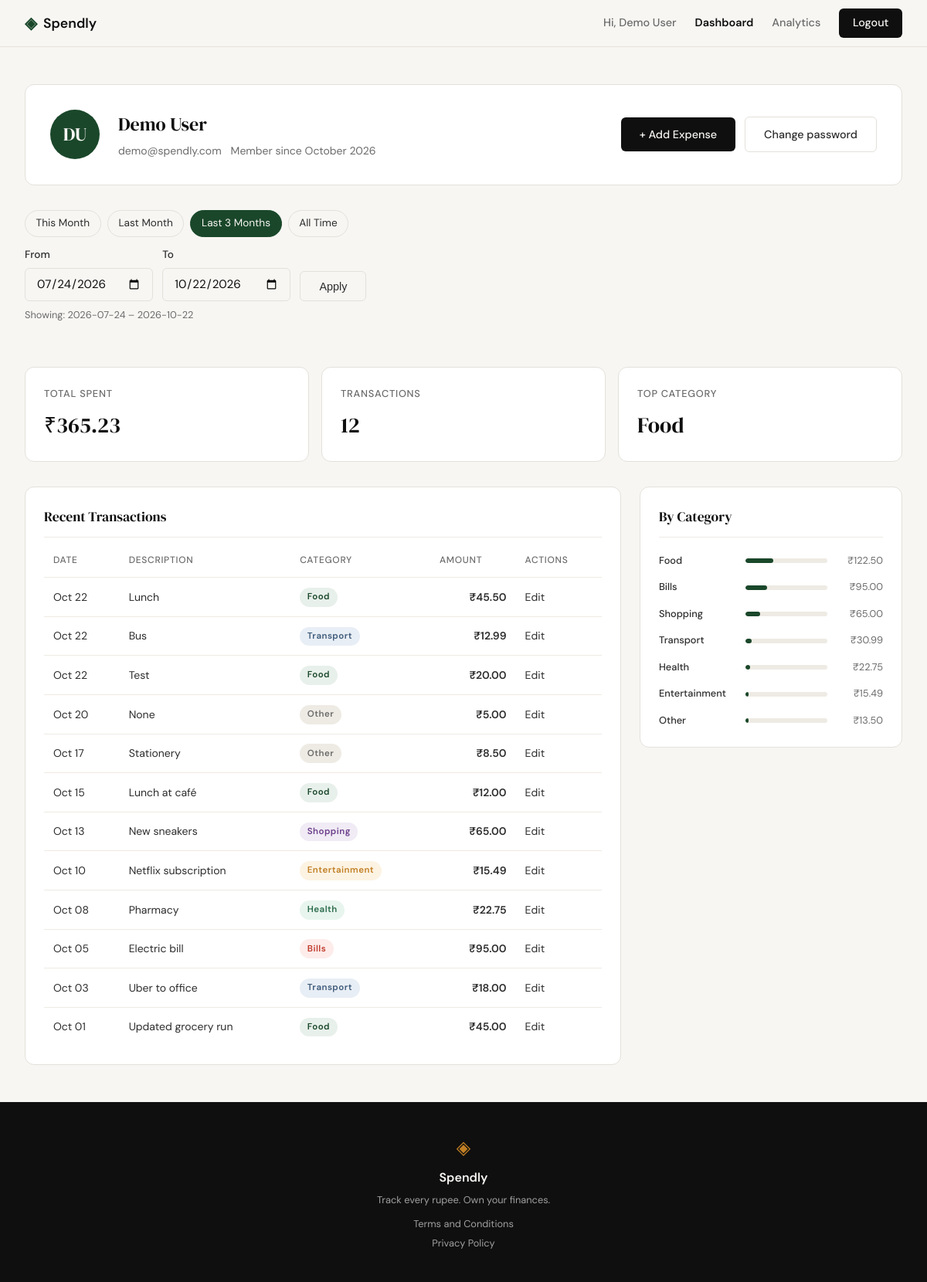
Page /profile?from=2026-07-24&to=2026-10-22 (signed in) on the committed database.
### tables this page shows
CREATE TABLE users (
                id            INTEGER PRIMARY KEY AUTOINCREMENT,
                name          TEXT    NOT NULL,
                email         TEXT    NOT NULL UNIQUE,
                password_hash TEXT    NOT NULL,
                created_at    TEXT    NOT NULL DEFAULT (datetime('now'))
            );

CREATE TABLE expenses (
                id          INTEGER PRIMARY KEY AUTOINCREMENT,
                user_id     INTEGER NOT NULL,
                amount      REAL    NOT NULL,
                category    TEXT    NOT NULL,
                date        TEXT    NOT NULL,
                description TEXT,
                created_at  TEXT    NOT NULL DEFAULT (datetime('now')),
                FOREIGN KEY (user_id) REFERENCES users(id) ON DELETE CASCADE
            );

### app.py (the view)
@app.route("/profile")
def profile():
    if not session.get("user_id"):
        flash("Please sign in to view your profile.")
        return redirect(url_for("login"))
    user_id = session["user_id"]
    user = get_user_by_id(user_id)
    if user is None:
        abort(404)
    created = datetime.strptime(user["created_at"][:10], "%Y-%m-%d")
    name = user["name"]
    initials = "".join(p[0].upper() for p in name.split()[:2])
    user_info = {
        "name":         name,
        "initials":     initials,
        "email":        user["email"],
        "member_since": created.strftime("%B %Y"),
    }
    date_from = _parse_date(request.args.get("from", "").strip())
    date_to   = _parse_date(request.args.get("to", "").strip())
    today          = date.today()
    month_start    = today.replace(day=1)
    last_month_end = month_start - timedelta(days=1)
    date_presets = [
        {"label": "This Month",    "date_from": month_start.isoformat(),                   "date_to": today.isoformat()},
        {"label": "Last Month",    "date_from": last_month_end.replace(day=1).isoformat(),  "date_to": last_month_end.isoformat()},
        {"label": "Last 3 Months", "date_from": (today - timedelta(days=90)).isoformat(),   "date_to": today.isoformat()},
    ]
    return render_template(
        "profile.html",
        user_info=user_info,
        stats=get_summary_stats(user_id, date_from=date_from, date_to=date_to),
        transactions=get_recent_transactions(user_id, date_from=date_from, date_to=date_to),
        categories=get_category_breakdown(user_id, date_from=date_from, date_to=date_to),
        filter_from=date_from or "",
        filter_to=date_to or "",
        date_presets=date_presets,
    )

### app.py (called while the page is built)
def _parse_date(s):
    try:
        datetime.strptime(s, "%Y-%m-%d")
        return s
    except (ValueError, TypeError):
        return None

### database/db.py (called while the page is built)
def get_db():
    conn = sqlite3.connect(DATABASE_PATH)
    conn.row_factory = sqlite3.Row
    conn.execute("PRAGMA foreign_keys = ON")
    return conn

### database/queries.py (called while the page is built)
def _date_where(user_id, date_from, date_to):
    clauses = ["user_id = ?"]
    params  = [user_id]
    if date_from:
        clauses.append("date >= ?")
        params.append(date_from)
    if date_to:
        clauses.append("date <= ?")
        params.append(date_to)
    return " AND ".join(clauses), params

def get_user_by_id(user_id):
    with get_db() as conn:
        return conn.execute(
            "SELECT * FROM users WHERE id = ?", (user_id,)
        ).fetchone()

def get_recent_transactions(user_id, date_from=None, date_to=None):
    where, params = _date_where(user_id, date_from, date_to)
    with get_db() as conn:
        rows = conn.execute(
            f"SELECT id, date, description, category, amount "
            f"FROM expenses WHERE {where} ORDER BY date DESC",
            params
        ).fetchall()
    result = []
    for r in rows:
        d = datetime.strptime(r["date"], "%Y-%m-%d")
        result.append({
            "id":          r["id"],
            "date":        d.strftime("%b %d"),
            "description": r["description"],
            "category":    r["category"],
            "amount":      f"₹{r['amount']:.2f}",
        })
    return result

def get_summary_stats(user_id, date_from=None, date_to=None):
    where, params = _date_where(user_id, date_from, date_to)
    with get_db() as conn:
        rows = conn.execute(
            f"SELECT amount, category FROM expenses WHERE {where}",
            params
        ).fetchall()
    if not rows:
        return {"total_spent": "₹0.00", "transaction_count": 0, "top_category": "—"}
    total = sum(r["amount"] for r in rows)
    cat_totals = {}
    for r in rows:
        cat_totals[r["category"]] = cat_totals.get(r["category"], 0) + r["amount"]
    top = max(cat_totals, key=cat_totals.get)
    return {
        "total_spent":       f"₹{total:.2f}",
        "transaction_count": len(rows),
        "top_category":      top,
    }

### templates/profile.html (shortened to what this page needs)
{% extends "base.html" %}
{% block content %}
<section class="profile-section">
    <div class="profile-inner">
        <div class="profile-header">
            <div class="profile-avatar">{{ user_info.initials }}</div>
            <div>
                <div class="profile-name">{{ user_info.name }}</div>
                <div class="profile-meta">
                    <span>{{ user_info.email }}</span>
                    <span>Member since {{ user_info.member_since }}</span>
                </div>
            </div>
            <div class="profile-actions">
                <a href="{{ url_for('add_expense') }}" class="btn-primary">+ Add Expense</a>
                <a href="#" class="btn-ghost">Change password</a>
            </div>
        </div>
        <div class="filter-bar">
            <div class="filter-presets">
                {% for preset in date_presets %}
                <a href="{{ url_for('profile', **{'from': preset.date_from, 'to': preset.date_to}) }}"
                   class="filter-pill{% if filter_from == preset.date_from and filter_to == preset.date_to %} active{% endif %}">
                    {{ preset.label }}
                </a>
                {% endfor %}
                <a href="{{ url_for('profile') }}"
                   class="filter-pill{% if not filter_from and not filter_to %} active{% endif %}">
                    All Time
                </a>
            </div>
            <form class="filter-custom" method="GET" action="{{ url_for('profile') }}">
                <div class="form-group">
                    <label for="filter-from">From</label>
                    <input type="date" id="filter-from" name="from" class="form-input" value="{{ filter_from }}">
                </div>
                <div class="form-group">
                    <label for="filter-to">To</label>
                    <input type="date" id="filter-to" name="to" class="form-input" value="{{ filter_to }}">
                </div>
                <button type="submit" class="btn-ghost">Apply</button>
            </form>
            <div class="filter-label">
                {% if filter_from or filter_to %}
                    Showing: {{ filter_from or "start" }} – {{ filter_to or "today" }}
                {% else %}
                    Showing: all time
                {% endif %}
            </div>
        </div>
        <div class="stats-row">
            <div class="stat-tile">
                <div class="stat-label">Total Spent</div>
                <div class="stat-value">{{ stats.total_spent }}</div>
            </div>
            <div class="stat-tile">
                <div class="stat-label">Transactions</div>
                <div class="stat-value">{{ stats.transaction_count }}</div>
            </div>
            <div class="stat-tile">
                <div class="stat-label">Top Category</div>
                <div class="stat-value">{{ stats.top_category }}</div>
            </div>
        </div>
        <div class="profile-grid">
            <div class="section-card">
                <div class="section-title">Recent Transactions</div>
                <table class="txn-table">
                    <thead>
                        <tr>
                            <th>Date</th>
                            <th>Description</th>
                            <th>Category</th>
                            <th>Amount</th>
                            <th>Actions</th>
                        </tr>
                    </thead>
                    <tbody>
                        {% for t in transactions %}
                        <tr>
                            <td>{{ t.date }}</td>
                            <td>{{ t.description }}</td>
                            <td><span class="badge badge-{{ t.category | lower }}">{{ t.category }}</span></td>
                            <td class="txn-amount">{{ t.amount }}</td>
                            <td><a href="{{ url_for('edit_expense', id=t.id) }}" class="txn-edit-link">Edit</a></td>
                        </tr>
                        {% endfor %}
                    </tbody>
                </table>
            </div>
            <div class="section-card">
                <div class="section-title">By Category</div>
                {% for c in categories %}
                <div class="cat-row">
                    <span class="cat-label">{{ c.name }}</span>
                    <div class="cat-bar-track">
                        <div class="cat-bar" style="width: {{ c.pct }}%"></div>
                    </div>
                    <span class="cat-amt">{{ c.amount }}</span>
                </div>
                {% endfor %}
            </div>
        </div>
    </div>
</section>
{% endblock %}

### templates/base.html (shortened to what this page needs)
<!DOCTYPE html>
<html lang="en">
<head>
    <link rel="stylesheet" href="{{ url_for('static', filename='css/style.css') }}">
</head>
<body>
    <nav class="navbar">
        <div class="nav-inner">
            <a href="{{ url_for('landing') }}" class="nav-brand">
                <span class="brand-icon">◈</span>
                <span class="brand-name">Spendly</span>
            </a>
            <div class="nav-links">
                {% if session.get('user_name') %}
                    <span class="nav-user">Hi, {{ session.user_name }}</span>
                    <a href="{{ url_for('profile') }}"
                       class="{% if request.endpoint == 'profile' %}nav-link-active{% endif %}">Dashboard</a>
                    <a href="{{ url_for('analytics') }}"
                       class="{% if request.endpoint == 'analytics' %}nav-link-active{% endif %}">Analytics</a>
                    <a href="{{ url_for('logout') }}" class="nav-cta">Logout</a>
                {% else %}
                    <a href="{{ url_for('login') }}">Sign in</a>
                    <a href="{{ url_for('register') }}" class="nav-cta">Get started</a>
                {% endif %}
            </div>
        </div>
    </nav>
    <main class="main-content">
        {% block content %}{% endblock %}
    </main>
    <footer class="footer">
        <div class="footer-inner">
            <span class="brand-icon">◈</span>
            <span class="footer-name">Spendly</span>
            <p class="footer-copy">Track every rupee. Own your finances.</p>
            <div class="footer-links">
                <a href="/terms">Terms and Conditions</a>
                <a href="/privacy">Privacy Policy</a>
            </div>
        </div>
    </footer>
</body>
</html>

### rows in the picture
users: user_name "Demo User", name "Demo User", email "demo@spendly.com"
expenses: top_category "Food", date "Oct 01", description "Updated grocery run", category "Food", amount "₹45.00", name "Food", {{ c.pct }} 34 (drawn), amount "₹122.50"
expenses: date "Oct 22", description "Lunch", category "Food", amount "₹45.50"
expenses: date "Oct 22", description "Bus", category "Transport", amount "₹12.99"
expenses: date "Oct 22", description "Test", category "Food", amount "₹20.00"
expenses: date "Oct 20", description "None", category "Other", amount "₹5.00"
expenses: date "Oct 17", description "Stationery", category "Other", amount "₹8.50", name "Other", {{ c.pct }} 4 (drawn), amount "₹13.50"
expenses: date "Oct 15", description "Lunch at café", category "Food", amount "₹12.00"
expenses: date "Oct 13", description "New sneakers", category "Shopping", amount "₹65.00", name "Shopping", {{ c.pct }} 18 (drawn)
expenses: date "Oct 10", description "Netflix subscription", category "Entertainment", amount "₹15.49", name "Entertainment", {{ c.pct }} 4 (drawn)
expenses: date "Oct 08", description "Pharmacy", category "Health", amount "₹22.75", name "Health", {{ c.pct }} 6 (drawn)
expenses: date "Oct 05", description "Electric bill", category "Bills", amount "₹95.00", name "Bills", {{ c.pct }} 26 (drawn)
expenses: date "Oct 03", description "Uber to office", category "Transport", amount "₹18.00", name "Transport", {{ c.pct }} 8 (drawn), amount "₹30.99"

### other values in the picture
{{ user_info.initials }} "DU"
{{ user_info.member_since }} "October 2026"
{{ preset.label }} "This Month" "Last Month" "Last 3 Months"
{{ filter_from or "start" }} "2026-07-24"
{{ filter_to or "today" }} "2026-10-22"
{{ stats.total_spent }} "₹365.23"
{{ stats.transaction_count }} "12"
